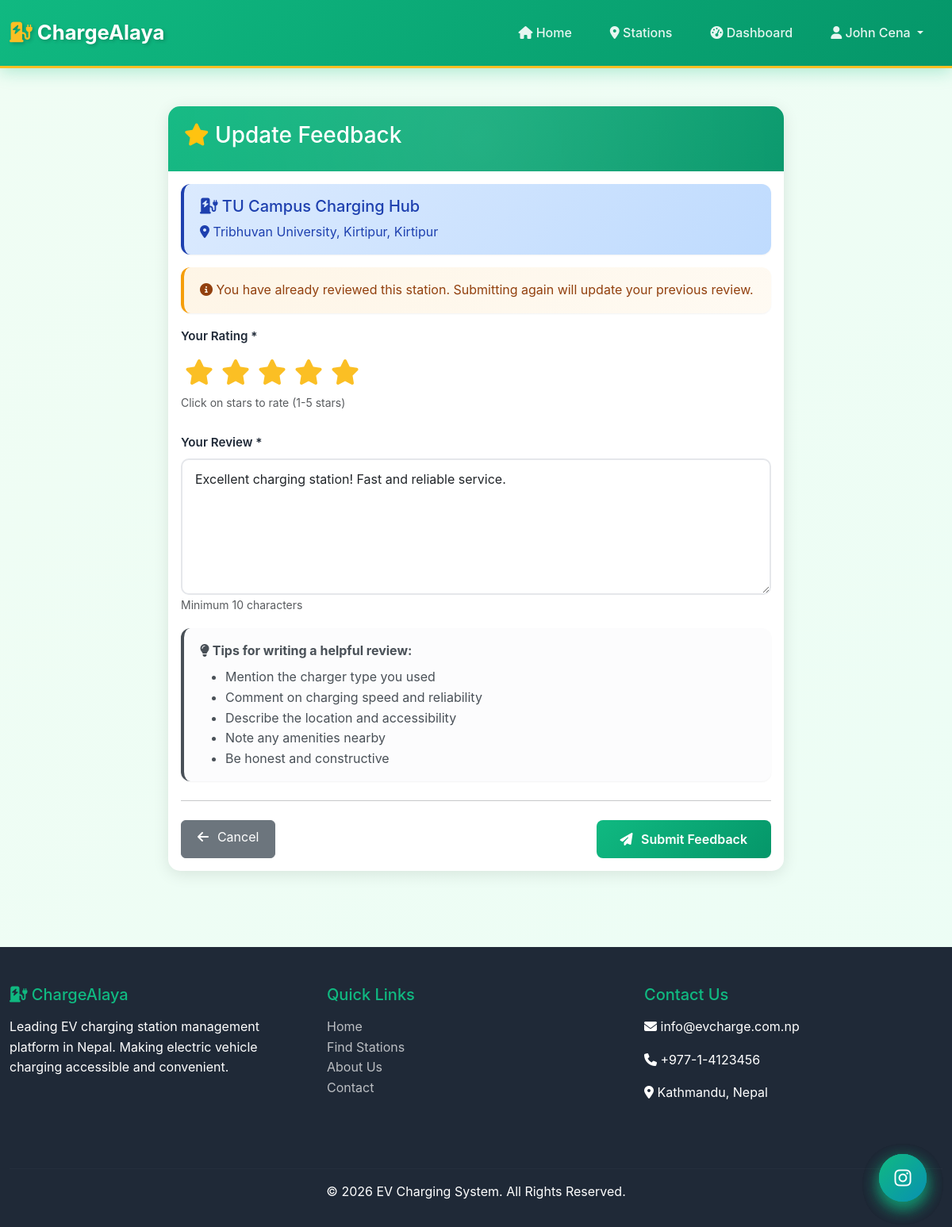
Page /user/leave_feedback.php?station_id=1 (signed in) on the committed database.
### tables this page shows
CREATE TABLE `charging_stations` (
  `station_id` int(11) NOT NULL,
  `station_name` varchar(200) NOT NULL,
  `user_id` int(11) NOT NULL,
  `address` text NOT NULL,
  `city` varchar(100) DEFAULT NULL,
  `province` varchar(100) DEFAULT NULL,
  `latitude` decimal(10,8) DEFAULT NULL,
  `longitude` decimal(11,8) DEFAULT NULL,
  `operating_hours` varchar(100) DEFAULT NULL,
  `status` enum('online','offline','under_maintenance') DEFAULT 'online'
);

CREATE TABLE `feedback` (
  `feedback_id` int(11) NOT NULL,
  `user_id` int(11) NOT NULL,
  `station_id` int(11) NOT NULL,
  `rating` int(11) DEFAULT NULL CHECK (`rating` >= 1 and `rating` <= 5),
  `comment` text DEFAULT NULL,
  `created_at` datetime DEFAULT current_timestamp()
);

### user/leave_feedback.php (the view, shortened to what this page needs)
<?php
include '../partials/header.php';
$db = new Database();
$conn = $db->connect();
$user_id = $_SESSION['user_id'];
$station_id = isset($_GET['station_id']) ? intval($_GET['station_id']) : 0;
$station_query = "SELECT * FROM charging_stations WHERE station_id = $station_id";
$station_result = $conn->query($station_query);
$station = $station_result->fetch_assoc();
$check_query = "SELECT feedback_id FROM feedback WHERE user_id = $user_id AND station_id = $station_id";
$existing_feedback = $conn->query($check_query);
$existing_comment = '';
if ($existing_feedback->num_rows > 0) {
    $existing_feedback->data_seek(0);
    $feedback_data = $existing_feedback->fetch_assoc();
    $feedback_query = "SELECT rating, comment FROM feedback WHERE feedback_id = " . $feedback_data['feedback_id'];
    $feedback_result = $conn->query($feedback_query);
    if ($feedback_result->num_rows > 0) {
        $feedback = $feedback_result->fetch_assoc();
        $existing_comment = $feedback['comment'];
    }
}
?>
<div class="container my-5">
    <div class="row">
        <div class="col-md-8 mx-auto">
            <div class="card">
                <div class="card-header">
                    <h3><i class="fas fa-star text-warning"></i>
                        <?php echo $existing_feedback->num_rows > 0 ? 'Update' : 'Leave'; ?> Feedback
                    </h3>
                </div>
                <div class="card-body">
                    <div class="alert alert-info">
                        <h5><i class="fas fa-charging-station"></i> <?php echo htmlspecialchars($station['station_name']); ?></h5>
                        <p class="mb-0">
                            <i class="fas fa-map-marker-alt"></i>
                            <?php echo htmlspecialchars($station['address'] . ', ' . $station['city']); ?>
                        </p>
                    </div>
                    <?php if ($existing_feedback->num_rows > 0): ?>
                        <div class="alert alert-warning">
                            <i class="fas fa-info-circle"></i> You have already reviewed this station. Submitting again will update your previous review.
                        </div>
                    <?php endif; ?>
                    <form method="POST" action="">
                        <div class="mb-4">
                            <label class="form-label">Your Rating *</label>
                            <div class="star-rating">
                                <?php for ($i = 5; $i >= 1; $i--): ?>
                                    <label for="star<?php echo $i; ?>" title="<?php echo $i; ?> stars">
                                        <i class="fas fa-star"></i>
                                    </label>
                                <?php endfor; ?>
                            </div>
                            <small class="text-muted">Click on stars to rate (1-5 stars)</small>
                        </div>
                        <div class="mb-3">
                            <label for="comment" class="form-label">Your Review *</label>
                            <textarea class="form-control" id="comment" name="comment" rows="6" required
                                      placeholder="Share your experience at this charging station..."><?php echo htmlspecialchars($existing_comment); ?></textarea>
                            <small class="text-muted">Minimum 10 characters</small>
                        </div>
                        <div class="alert alert-light">
                            <strong><i class="fas fa-lightbulb"></i> Tips for writing a helpful review:</strong>
                            <ul class="mb-0 mt-2">
                                <li>Mention the charger type you used</li>
                                <li>Comment on charging speed and reliability</li>
                                <li>Describe the location and accessibility</li>
                                <li>Note any amenities nearby</li>
                                <li>Be honest and constructive</li>
                            </ul>
                        </div>
                        <hr class="my-4">
                        <div class="d-flex justify-content-between">
                            <a href="/chargealaya/public/station_detail.php?id=<?php echo $station_id; ?>" class="btn btn-secondary">
                                <i class="fas fa-arrow-left"></i> Cancel
                            </a>
                            <button type="submit" class="btn btn-custom">
                                <i class="fas fa-paper-plane"></i> Submit Feedback
                            </button>
                        </div>
                    </form>
                </div>
            </div>
        </div>
    </div>
</div>
<?php
include '../partials/footer.php';
?>

### assets/css/main.css (style rules this page uses)
:root { --primary-color: #10b981; --primary-dark: #059669; --primary-light: #34d399; --secondary-color: #3b82f6; --accent-blue: #0ea5e9; --accent-cyan: #06b6d4; --danger-color: #ef4444; --warning-color: #f59e0b; --success-color: #10b981; --info-color: #3b82f6; --dark-color: #1f2937; --darker-color: #111827; --light-color: #f9fafb; --gray-color: #6b7280; --gray-light: #e5e7eb; --border-color: #d1d5db; --electric-blue: #0891b2; --battery-green: #22c55e; --charging-yellow: #fbbf24; --shadow-sm: 0 1px 2px 0 rgba(0, 0, 0, 0.05); --shadow-md: 0 4px 6px -1px rgba(0, 0, 0, 0.1); --shadow-lg: 0 10px 15px -3px rgba(0, 0, 0, 0.1); --shadow-xl: 0 20px 25px -5px rgba(0, 0, 0, 0.1); }
* { margin: 0; padding: 0; box-sizing: border-box; }
body { font-family: 'Inter', 'Segoe UI', Tahoma, Geneva, Verdana, sans-serif; line-height: 1.6; color: #1f2937; background: linear-gradient(135deg, #f0fdf4 0%, #ecfdf5 100%); min-height: 100vh; }
html { scroll-behavior: smooth; }
.container { max-width: 1200px; }
.card { border: none; border-radius: 15px; box-shadow: 0 5px 15px rgba(0,0,0,0.08); transition: all 0.3s ease; margin-bottom: 2rem; }
.card-header { background: linear-gradient(135deg, var(--primary-color) 0%, var(--primary-dark) 100%); color: white; border-radius: 15px 15px 0 0 !important; padding: 1.25rem; font-weight: 600; font-size: 1.1rem; }
.btn-custom { background: linear-gradient(135deg, var(--primary-color) 0%, var(--primary-dark) 100%); border: none; color: white; padding: 12px 30px; border-radius: 8px; font-weight: 600; transition: all 0.3s ease; }
.form-control { border-radius: 8px; border: 2px solid var(--border-color); padding: 12px; transition: all 0.3s ease; }
.form-label { font-weight: 600; color: var(--dark-color); margin-bottom: 0.5rem; }
.alert { border-radius: 10px; border: none; padding: 1rem 1.5rem; }
.alert-info { background-color: #dbeafe; color: #1e40af; }
.form-control { border-radius: 10px; border: 2px solid var(--gray-light); padding: 0.75rem 1rem; transition: all 0.3s ease; background: white; }
.form-label { font-weight: 600; color: var(--dark-color); margin-bottom: 0.5rem; font-size: 0.95rem; }
.alert { border-radius: 12px; border: none; padding: 1rem 1.25rem; box-shadow: var(--shadow-sm); }
.alert-info { background: linear-gradient(135deg, #dbeafe 0%, #bfdbfe 100%); color: #1e40af; border-left: 4px solid #3b82f6; }
.alert-warning { background: linear-gradient(135deg, #fef3c7 0%, #fde68a 100%); color: #92400e; border-left: 4px solid #f59e0b; }
.btn-custom, .btn-warning-custom, .btn-secondary-custom, .btn-danger-custom { position: relative; overflow: hidden; z-index: 1; }
.btn-custom::before, .btn-warning-custom::before, .btn-secondary-custom::before, .btn-danger-custom::before { content: ''; position: absolute; top: 50%; left: 50%; width: 0; height: 0; border-radius: 50%; background: rgba(255, 255, 255, 0.3); transform: translate(-50%, -50%); transition: width 0.6s, height 0.6s; z-index: -1; }
.card { transition: all 0.4s cubic-bezier(0.175, 0.885, 0.32, 1.275); border: none; animation: fadeInScale 0.6s ease-out; }
.card-header { background: linear-gradient(135deg, #10b981 0%, #059669 100%); border: none; position: relative; overflow: hidden; }
.card-header::after { content: ''; position: absolute; top: -50%; right: -50%; width: 200%; height: 200%; background: radial-gradient(circle, rgba(255,255,255,0.1) 0%, transparent 70%); animation: shimmer 3s linear infinite; }
.form-label { transition: all 0.3s ease; }
.alert { animation: slideInRight 0.5s ease-out; border: none; border-left: 4px solid; }
.alert-warning { border-left-color: #f59e0b; background: linear-gradient(135deg, rgba(245, 158, 11, 0.1) 0%, rgba(245, 158, 11, 0.05) 100%); }
.btn-secondary, a.btn-secondary, button.btn-secondary { padding: 0.5rem 1.25rem !important; }
.btn-secondary i.fas { margin-right: 0.5rem; }
.btn i.fas, .btn i.far { margin-right: 0.4rem; }

### assets/css/review_star.css (style rules this page uses)
.star-rating { display: flex; flex-direction: row-reverse; justify-content: flex-end; font-size: 2rem; }
.star-rating label { color: #ddd; cursor: pointer; padding: 0 5px; transition: color 0.2s; }
.star-rating input[type="radio"]:checked ~ label { color: #fbbf24; }

### assets/css/view_receipt.css (style rules this page uses)
@media screen { .card { box-shadow: 0 4px 20px rgba(0,0,0,0.1); } }

### rows in the picture
charging_stations: station_name "TU Campus Charging Hub", address+city "Tribhuvan University, Kirtipur, Kirtipur"
feedback: comment "Excellent charging station! Fast and reliable service."

### other values in the picture
$_SESSION['name'] "John Cena"
